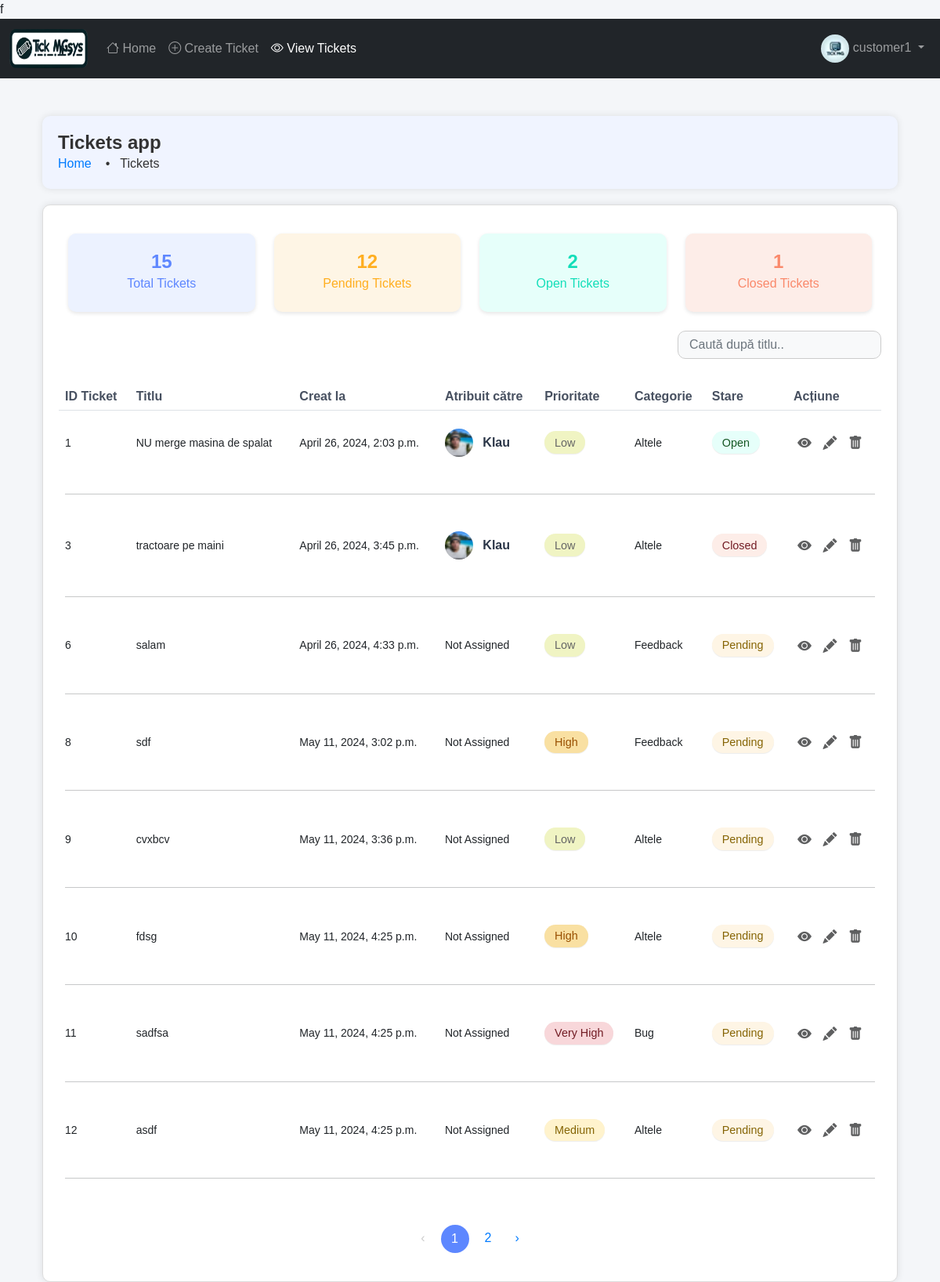
The app's page /ticket/all-tickets/ (signed in) with its own data.
### users/models.py (models this page shows, shortened)
class User(AbstractUser):
    is_customer = models.BooleanField(default=False)
    is_engineer = models.BooleanField(default=False)
    profile_image = models.ImageField(upload_to='profile_images/', default='profile_images/default.png')
    profile_image_admin = models.ImageField(upload_to='profile_images/', default='profile_images/default_admin.png')

### ticket/models.py (models this page shows, shortened)
class Ticket(models.Model):
    PRIORITY_CHOICES = (
        ('Very Low', 'Foarte Scăzut'),
        ('Low', 'Scăzut'),
        ('Medium', 'Mediu'),
        ('High', 'Ridicat'),
        ('Very High', 'Foarte Ridicat'),
    )
    CATEGORY_CHOICES = (
        ('Bug', 'Bug'),
        ('Feature Request', 'Cerere Funcționalitate'),
        ('Customer Support', 'Suport Client'),
        ('Sales', 'Vânzări'),
        ('Feedback', 'Feedback'),
        ('Other', 'Altele'),
    )
    status_choices = (
        ('Active', 'Activ'),
        ('Completed', 'Completat'),
        ('Pending', 'În așteptare'),
    )
    id = models.AutoField(primary_key=True)
    title = models.CharField(max_length=100)
    description = models.TextField()
    priority = models.CharField(max_length=9, choices=PRIORITY_CHOICES, default='Low')
    category = models.CharField(max_length=20, choices=CATEGORY_CHOICES, default='Other')
    created_by = models.ForeignKey(User, on_delete=models.CASCADE, related_name='created_by', editable=False)
    date_created = models.DateTimeField(auto_now_add=True)
    assigned_to = models.ForeignKey(User, on_delete=models.DO_NOTHING, null=True, blank=True, related_name='assigned_to')
    is_resolved = models.BooleanField(default=False)
    accepted_date = models.DateTimeField(null=True, blank=True)
    closed_date = models.DateTimeField(null=True, blank=True)
    ticket_status = models.CharField(max_length=20, choices=status_choices)
    class Meta:
        verbose_name_plural = "Tickets"

### ticket/views.py (the view)
# urls.py: path('all-tickets/', views.all_tickets, name='all-tickets'),
@login_required
def all_tickets(request):
    if request.user.is_superuser:  # Admin users see all tickets
        tickets_list = Ticket.objects.all()
    else:  # Non-admin users see only their tickets
        tickets_list = Ticket.objects.filter(created_by=request.user)
    paginator = Paginator(tickets_list, 8)  # Show 8 tickets per page
    page = request.GET.get('page')
    try:
        tickets = paginator.page(page)
    except PageNotAnInteger:
        tickets = paginator.page(1)
    except EmptyPage:
        tickets = paginator.page(paginator.num_pages)
    total_tickets = tickets_list.count()
    pending_tickets = tickets_list.filter(ticket_status='Pending').count()
    open_tickets = tickets_list.filter(ticket_status='Active').count()
    closed_tickets = tickets_list.filter(ticket_status='Completed').count()
    context = {
        'tickets': tickets,
        'total_tickets': total_tickets,
        'pending_tickets': pending_tickets,
        'open_tickets': open_tickets,
        'closed_tickets': closed_tickets,
        'page': page
    }
    return render(request, 'ticket/all_tickets.html', context)

### templates/ticket/all_tickets.html (shortened to what this page needs)
f{% extends 'base.html' %}
{% load static %}
{% block content %}
<div class="container mt-5">
  <div class="header-box">
    <div class="header-content">
      <h1 class="header-title">Tickets app</h1>
      <nav class="breadcrumb">
        <a class="breadcrumb-item" href="#">Home</a>
        <span class="breadcrumb-item active">Tickets</span>
      </nav>
    </div>
  </div>
  <div class="content-box">
    <div class="row">
      <div class="col-md-12">
        <div class="container mt-3">
          <div class="row">
            <div class="col-md-3 mb-4">
              <div class="card text-center bg-total-tickets ticket-card">
                <div class="card-body ticket-card-body">
                  <p class="card-number ticket-card-number mb-0">{{ total_tickets }}</p>
                  <h5 class="card-title ticket-card-title mt-0">Total Tickets</h5>
                </div>
              </div>
            </div>
            <div class="col-md-3 mb-4">
              <div class="card text-center bg-pending-tickets ticket-card">
                <div class="card-body ticket-card-body">
                  <p class="card-number ticket-card-number mb-0">{{ pending_tickets }}</p>
                  <h5 class="card-title ticket-card-title mt-0">Pending Tickets</h5>
                </div>
              </div>
            </div>
            <div class="col-md-3 mb-4">
              <div class="card text-center bg-open-tickets ticket-card">
                <div class="card-body ticket-card-body">
                  <p class="card-number ticket-card-number mb-0">{{ open_tickets }}</p>
                  <h5 class="card-title ticket-card-title mt-0">Open Tickets</h5>
                </div>
              </div>
            </div>
            <div class="col-md-3 mb-4">
              <div class="card text-center bg-closed-tickets ticket-card">
                <div class="card-body ticket-card-body">
                  <p class="card-number ticket-card-number mb-0">{{ closed_tickets }}</p>
                  <h5 class="card-title ticket-card-title mt-0">Closed Tickets</h5>
                </div>
              </div>
            </div>
          </div>
        </div>
      </div>
       <div class="col-12 d-flex justify-content-end mb-3">
        <input type="text" id="searchInput" onkeyup="searchTable()" placeholder="Caută după titlu.." class="form-control search-bar-small" />
      </div>
      <div class="table-responsive">
        <table class="table table-hover" id="ticketTable">
          <thead class="thead-light">
            <tr>
              <th scope="col">ID Ticket</th>
              <th scope="col">Titlu</th>
              <th scope="col">Creat la</th>
              <th scope="col">Atribuit către</th>
              <th scope="col">Prioritate</th>
              <th scope="col">Categorie</th>
              <th scope="col">Stare</th>
              <th scope="col">Acțiune</th>
            </tr>
          </thead>
          <tbody>
            {% for ticket in tickets %}
            <tr>
              <td><small>{{ ticket.id }}</small></td>
              <td><small>{{ ticket.title }}</small></td>
              <td><small>{{ ticket.date_created }}</small></td>
              <td>
                {% if ticket.assigned_to %}
                <img src="{{ ticket.assigned_to.profile_image.url }}" alt="Profile Image of {{ ticket.assigned_to.username }}" class="profile-image">
                <span class="assigned-username">{{ ticket.assigned_to.username }}</span>
                {% else %}
                <small>Not Assigned</small>
                {% endif %}
              </td>
              <td>
                {% if ticket.priority == 'Very Low' %}
                <span class="badge badge-very-low">Very Low</span>
                {% elif ticket.priority == 'Low' %}
                <span class="badge badge-low">Low</span>
                {% elif ticket.priority == 'Medium' %}
                <span class="badge badge-medium">Medium</span>
                {% elif ticket.priority == 'High' %}
                <span class="badge badge-high">High</span>
                {% elif ticket.priority == 'Very High' %}
                <span class="badge badge-very-high">Very High</span>
                {% endif %}
              </td>
              <td><small>{{ ticket.get_category_display }}</small></td>
              <td>
                {% if ticket.ticket_status == 'Active' %}
                <span class="badge badge-open">Open</span>
                {% elif ticket.ticket_status == 'Pending' %}
                <span class="badge badge-pending">Pending</span>
                {% elif ticket.ticket_status == 'Completed' %}
                <span class="badge badge-closed">Closed</span>
                {% endif %}
              </td>
              <td>
                <a href="{% url 'ticket-details' ticket.pk %}" class="btn btn-view btn-sm" title="Details">
                  <i class="bi bi-eye-fill"></i>
                </a>
                <a href="{% url 'update-ticket' ticket.pk %}" class="btn btn-edit btn-sm" title="Edit">
                  <i class="bi bi-pencil-fill"></i>
                </a>
                <a href="#" class="btn btn-delete btn-sm" data-bs-toggle="modal" data-bs-target="#deleteModal" data-ticket-id="{{ ticket.pk }}" title="Delete">
                  <i class="bi bi-trash-fill"></i>
                </a>
              </td>
            </tr>
            <tr>
              <td colspan="8"><hr></td>
            </tr>
            {% endfor %}
          </tbody>
        </table>
        <div class="pagination-container">
          <nav aria-label="Page navigation example">
            <ul class="pagination">
              {% if tickets.has_previous %}
              <li class="page-item"><a class="page-link" href="?page={{ tickets.previous_page_number }}">‹</a></li>
              {% else %}
              <li class="page-item disabled"><span class="page-link">‹</span></li>
              {% endif %}
              {% for num in tickets.paginator.page_range %}
              {% if num > tickets.number|add:'-4' and num < tickets.number|add:'4' %}
              {% if tickets.number == num %}
              <li class="page-item active"><a class="page-link" href="#">{{ num }}</a></li>
              {% else %}
              <li class="page-item"><a class="page-link" href="?page={{ num }}">{{ num }}</a></li>
              {% endif %}
              {% endif %}
              {% endfor %}
              {% if tickets.has_next %}
              <li class="page-item"><a class="page-link" href="?page={{ tickets.next_page_number }}">›</a></li>
              {% else %}
              <li class="page-item disabled"><span class="page-link">›</span></li>
              {% endif %}
            </ul>
          </nav>
        </div>
      </div>
    </div>
  </div>
</div>
{% endblock content %}

### templates/base.html (shortened to what this page needs)
{% load static %}
<!DOCTYPE html>
<html lang="en">
  <head>
    <link
      href="https://cdn.jsdelivr.net/npm/bootstrap@5.2.3/dist/css/bootstrap.min.css"
      rel="stylesheet"
    />
    <link rel="stylesheet" href="https://cdnjs.cloudflare.com/ajax/libs/font-awesome/6.0.0-beta3/css/all.min.css">
    <link rel="stylesheet" href="https://cdnjs.cloudflare.com/ajax/libs/bootstrap-icons/1.8.1/font/bootstrap-icons.min.css">
    <link rel="stylesheet" href="{% static 'styles/main.css' %}?v=1">
  </head>
  <body>
    {% if request.user.is_customer %}
    <nav class="navbar navbar-expand-lg navbar-dark bg-dark">
      <div class="container-fluid">
        <a class="navbar-brand" href="/">
          <img class="logo" src="{% static 'images/logo.png' %}" alt="Tick MNGsys" />
        </a>
        <div class="collapse navbar-collapse" id="navbarSupportedContent">
          <ul class="navbar-nav me-auto mb-2 mb-lg-0">
            <li class="nav-item">
              <a class="nav-link {% if request.resolver_match.url_name == 'home' %}active{% endif %}" href="/"><i class="bi bi-house"></i> Home</a>
            </li>
            <li class="nav-item">
              <a class="nav-link {% if request.resolver_match.url_name == 'create-ticket' %}active{% endif %}" href="{% url 'create-ticket' %}"><i class="bi bi-plus-circle"></i> Create Ticket</a>
            </li>
            <li class="nav-item">
              <a class="nav-link {% if request.resolver_match.url_name == 'all-tickets' %}active{% endif %}" href="{% url 'all-tickets' %}"><i class="bi bi-eye"></i> View Tickets</a>
            </li>
          </ul>
          <ul class="navbar-nav ms-auto mb-2 mb-lg-0">
            <li class="nav-item dropdown">
              <a class="nav-link dropdown-toggle" href="#" id="navbarDropdownMenuLink" role="button" data-bs-toggle="dropdown" aria-expanded="false">
                <img src="{{ request.user.profile_image.url }}" alt="Profile Image" class="profile-image">
                {{ request.user.username }}
              </a>
            </li>
          </ul>
        </div>
      </div>
    </nav>
    {% endif %}
    <div class="container mt-5">
       {% block content %}{% endblock %}
    </div>
  </body>
</html>

### static/styles/main.css (style rules this page uses)
.logo { width: 100px; height: 50px; }
.profile-image { width: 34px; height: 34px; border-radius: 50%; object-fit: cover; }
.card { border-radius: 10px; box-shadow: 0 2px 4px rgba(0, 0, 0, 0.05); border: none; }
.card-body { padding: 20px; font-size: 16px; }
.card-number { font-size: 28px; font-weight: bold; }
.table { border-collapse: separate; border-spacing: 0 15px; width: 100%; }
.table thead th { color: #475060; }
.table td, .table th { vertical-align: middle; border-top: none; }
.table td { background-color: white; border: none; }
#searchInput { background-color: #f8f9fa; border: 1px solid #ccc; border-radius: 10px; padding: 8px 14px; width: 260px; height: 36px; }
.badge { font-size: 0.8rem; padding: 0.5em 0.75em; }
.btn { font-size: 0.8rem; padding: 5px 8px; }
.bg-total-tickets { background-color: #ecf2ff; color: #5e87ff; transition: transform 0.5s ease-in-out; }
.bg-pending-tickets { background-color: #fef5e5; color: #ffae1f; transition: transform 0.5s ease-in-out; }
.bg-open-tickets { background-color: #e6fffa; color: #13deb9; transition: transform 0.5s ease-in-out; }
.bg-closed-tickets { background-color: #fdede8; color: #fa896b; transition: transform 0.5s ease-in-out; }
.ticket-card { border-radius: 10px; box-shadow: 0 2px 5px rgba(0, 0, 0, 0.1); border: none; }
.ticket-card-body { padding: 20px; display: flex; flex-direction: column; justify-content: center; align-items: center; height: 100px; }
.ticket-card-title { margin-top: 5px; font-size: 1rem; }
.ticket-card-number { font-weight: bold; font-size: 1.5rem; }
.badge { display: inline-block; padding: 0.5em 0.9em; font-size: 0.9em; font-weight: 500; text-align: center; white-space: nowrap; vertical-align: baseline; border-radius: 1em; color: #fff; box-shadow: 0 1px 1px rgba(0,0,0,0.075); border: none; }
.badge-closed { background-color: #fdede8; color: #721c24; }
.badge-pending { background-color: #fef5e5; color: #856404; }
.badge-open { background-color: #e6fffa; color: #155724; }
.badge-low { background-color: #f0f4c3; color: #666; }
.badge-medium { background-color: #fff3cd; color: #856404; }
.badge-high { background-color: #f9e0a2; color: #994f00; }
.badge-very-high { background-color: #f8d7da; color: #721c24; }
.pagination-container { display: flex; justify-content: center; margin-top: 20px; }
.pagination { display: flex; list-style: none; padding: 0; }
.pagination .page-item .page-link { color: #007bff; background-color: #fff; border: none; display: flex; align-items: center; justify-content: center; text-decoration: none; padding: 5px 10px; margin: 0 5px; border-radius: 5px; }
.pagination .page-item.active .page-link { width: 36px; height: 36px; line-height: 36px; padding: 0; margin: 0 5px; border-radius: 50%; background-color: #5d87ff; color: white; border: none; }
.pagination .page-item.disabled .page-link { color: #ccc; pointer-events: none; }
.btn-view, .btn-edit, .btn-delete { background: none; color: #5e5f60; border: none; padding: 0; margin: 0 5px; font-size: 18px; }
.btn i { vertical-align: middle; }
.content-box { border: 1px solid #ddd; border-radius: 10px; padding: 20px; background-color: #fff; box-shadow: 0 0 10px rgba(0, 0, 0, 0.1); }
.header-box { background-color: #f0f4ff; padding: 20px; border-radius: 10px; display: flex; justify-content: space-between; align-items: center; margin-bottom: 20px; box-shadow: 0 0 10px rgba(0, 0, 0, 0.1); }
.header-content { display: flex; flex-direction: column; }
.header-title { margin: 0; font-size: 24px; font-weight: bold; color: #333; }
.breadcrumb { margin: 0; padding: 0; background: none; list-style: none; display: flex; align-items: center; }
.breadcrumb-item { color: #007bff; text-decoration: none; margin-right: 5px; }
.breadcrumb-item.active { color: #333; }
.breadcrumb-item + .breadcrumb-item::before { content: '•'; margin: 0 5px; color: #333; }
body { margin: 0; font-family: Arial, sans-serif; background-color: #f4f6f9; }
.navbar { display: flex; }
.assigned-username { color: #2A3547; font-size: 16px; font-family: "Plus Jakarta Sans", sans-serif; font-weight: 600; margin-left: 8px; display: inline-block; vertical-align: middle; }
.profile-image { width: 36px; height: 36px; border-radius: 50%; vertical-align: middle; }

### records on screen
User: user.profile_image (picture), user.username "customer1"
Ticket: id "1", title "NU merge masina de spalat", date_created "April 26, 2024, 2:03 p.m.", assigned_to.profile_image (picture), assigned_to.username "Klau", priority "Low", category "Altele", ticket_status "Open"
Ticket: id "3", title "tractoare pe maini", date_created "April 26, 2024, 3:45 p.m.", assigned_to.profile_image (picture), assigned_to.username "Klau", priority "Low", category "Altele", ticket_status "Closed"
Ticket: id "6", title "salam", date_created "April 26, 2024, 4:33 p.m.", shows "Not Assigned", priority "Low", category "Feedback", ticket_status "Pending"
Ticket: id "8", title "sdf", date_created "May 11, 2024, 3:02 p.m.", shows "Not Assigned", priority "High", category "Feedback", ticket_status "Pending"
Ticket: id "9", title "cvxbcv", date_created "May 11, 2024, 3:36 p.m.", shows "Not Assigned", priority "Low", category "Altele", ticket_status "Pending"
Ticket: id "10", title "fdsg", date_created "May 11, 2024, 4:25 p.m.", shows "Not Assigned", priority "High", category "Altele", ticket_status "Pending"
Ticket: id "11", title "sadfsa", date_created "May 11, 2024, 4:25 p.m.", shows "Not Assigned", priority "Very High", category "Bug", ticket_status "Pending"
Ticket: id "12", title "asdf", date_created "May 11, 2024, 4:25 p.m.", shows "Not Assigned", priority "Medium", category "Altele", ticket_status "Pending"

### other values on screen
{{ total_tickets }} "15"
{{ pending_tickets }} "12"
{{ open_tickets }} "2"
{{ closed_tickets }} "1"
{{ num }} "1"
{{ num }} "2"
